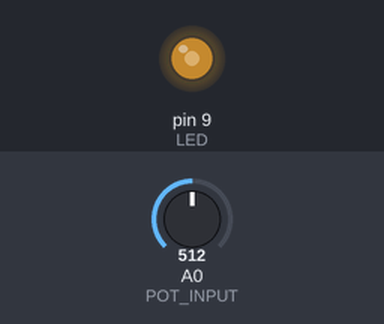
Simulated run of this sketch. Board: Arduino Uno, built with avr-gcc and run on an emulated ATmega328P. Parts: output pins drawn as LEDs (lit = HIGH). The inputs (shaded band) are chosen by the test bench; at power-on: A0 (POT_INPUT) = 512.

Above: at 1.2 s.
1.3 s: A0 (POT_INPUT) set to 716
At 1.9 s:
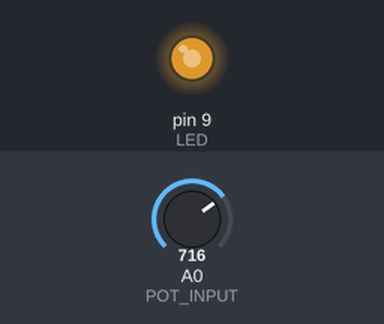
2.8 s: A0 (POT_INPUT) set to 900
At 3.3 s:
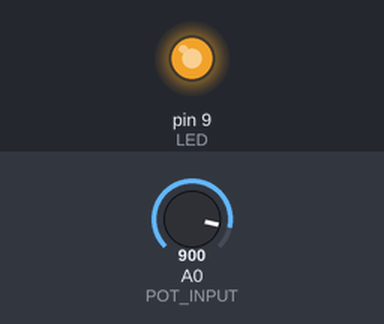
4.3 s: A0 (POT_INPUT) set to 122
At 5.5 s:
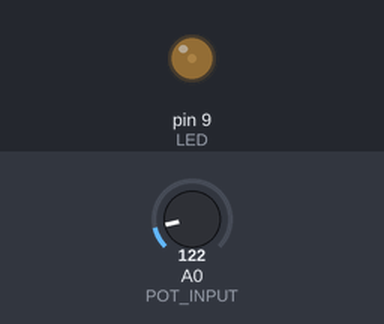
5.8 s: A0 (POT_INPUT) set to 0
At 6.8 s:
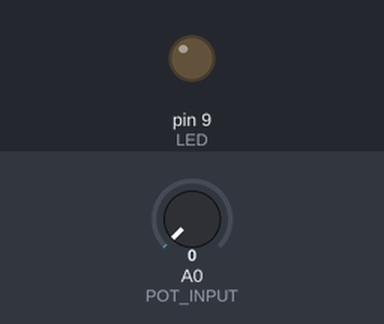
7.3 s: A0 (POT_INPUT) set to 511
At 7.8 s:
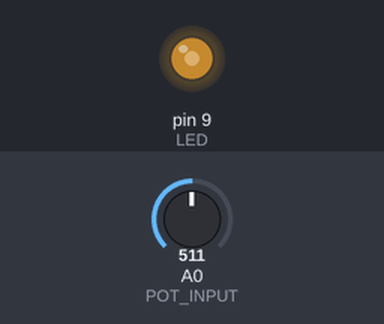
Timing chart, 0 to 9.8 s (numbered marks = the images above; inputs shaded):
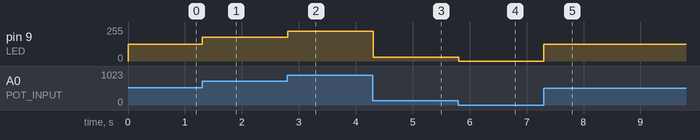

The sketch:

Project_4.ino
```cpp
const int LED = 9;  // The pin our LED is attached to
const int POT_INPUT = A0;
int value = 0;
int ledBrightness = 0;

void setup()
{
   pinMode(LED, OUTPUT);  // Tells it pin 9 will be used for output
}

void loop()
{
   value = analogRead(POT_INPUT);
   ledBrightness = map(value, 0, 1023, 0, 255);
   analogWrite(LED, ledBrightness);
   delay(10);
}
```

Measured:
- after the input at 1.3 s, pin 9 (LED): 127/255 → 178/255 at once
- after the input at 2.8 s, pin 9 (LED): 178/255 → 224/255 at once
- after the input at 4.3 s, pin 9 (LED): 224/255 → 30/255 at once
- after the input at 5.8 s, pin 9 (LED): 30/255 → 0/255 at once
- after the input at 7.3 s, pin 9 (LED): 0/255 → 127/255 at once
